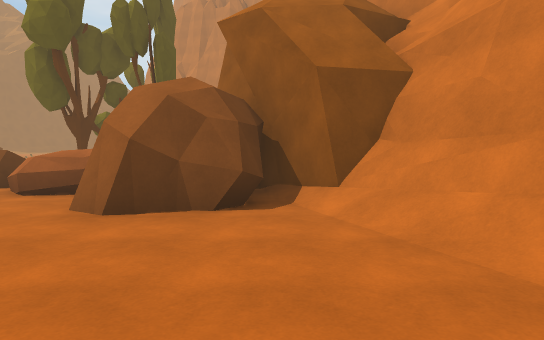
view 1 (above)

22 first-person views from a walk through a scene from a Unity 3-D project. The camera is 1.5 m above the floor, tilts 4° down and sees 70° across. The floor is counted in squares, 2 m on a side. Each view is taken from the middle of a square. On the plan, view 1 faces up. The plan holds only what a view shows up to about 12 squares ahead; the rest is blank. The place goes on beyond the plan. The player is left out. Surface patterns are stand-ins for the level's own textures.

view 2
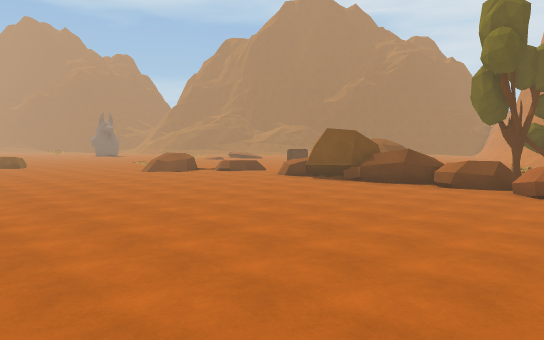

view 3
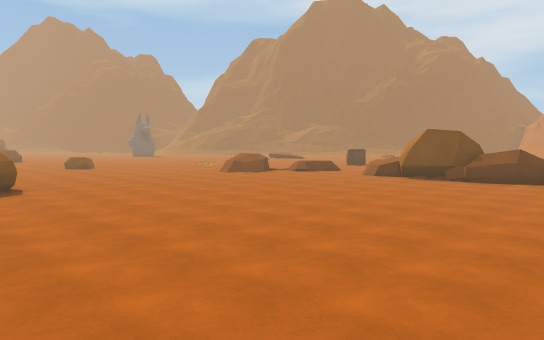

view 4
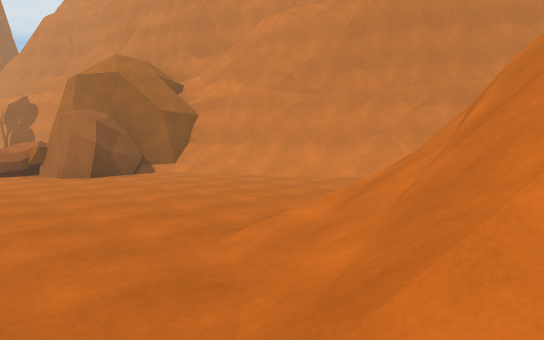

view 5
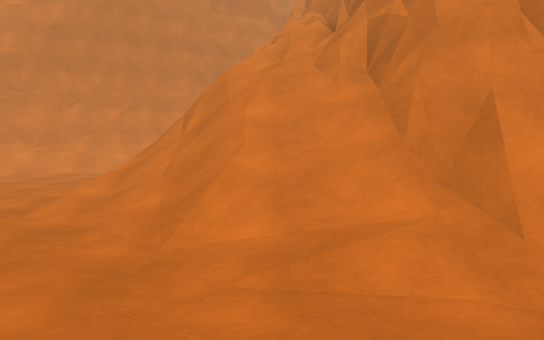

view 6
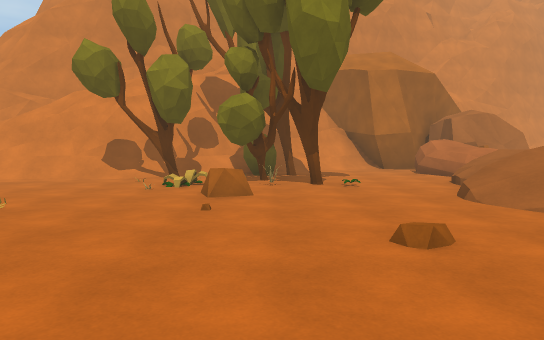

view 7
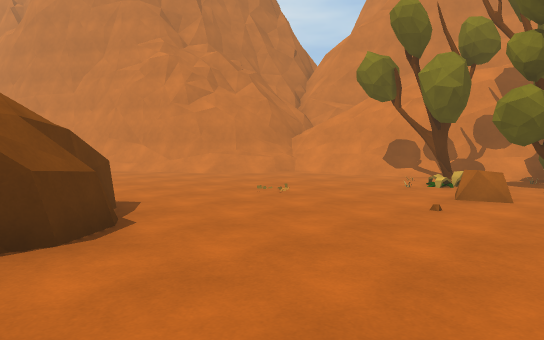

view 8
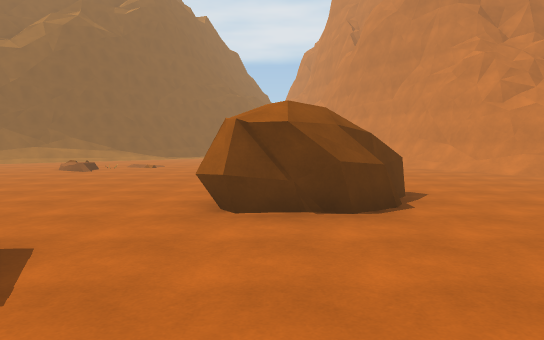

view 9
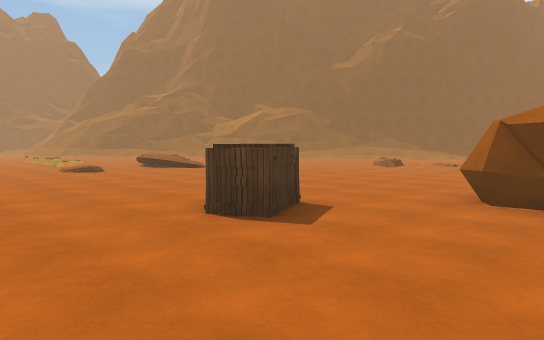

view 10
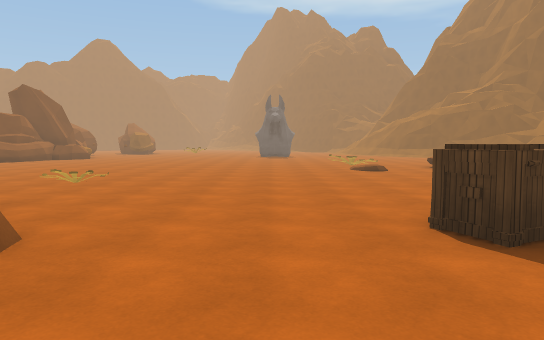

view 11
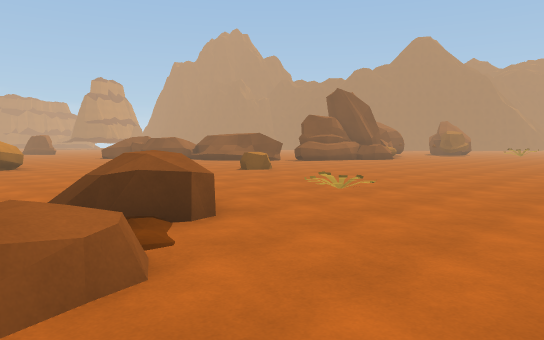

view 12
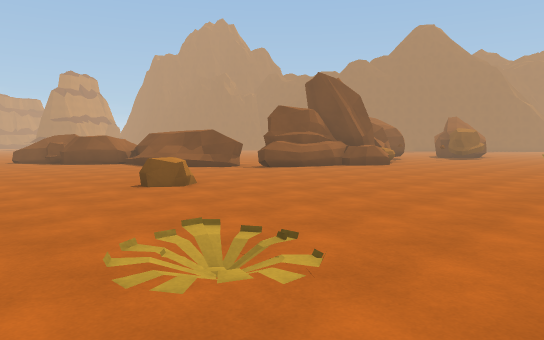

view 13
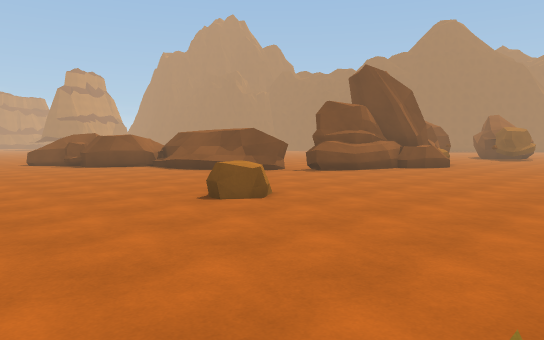

view 14
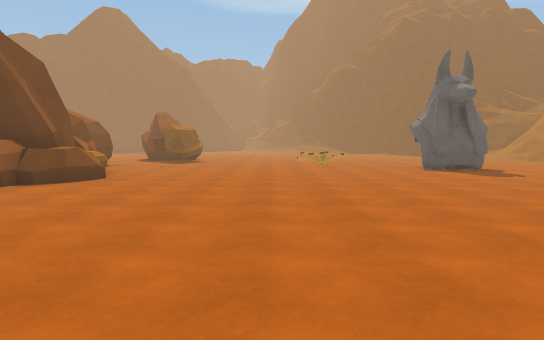

view 15
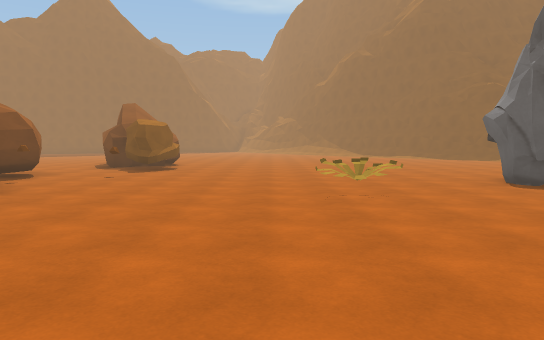

view 16
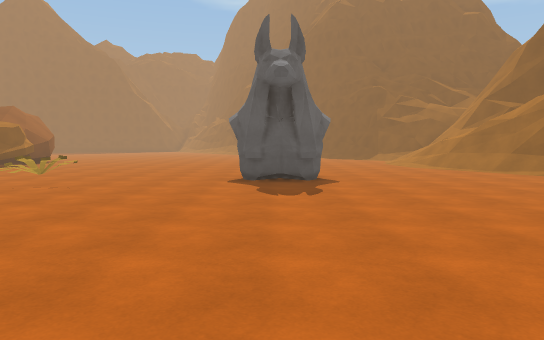

view 17
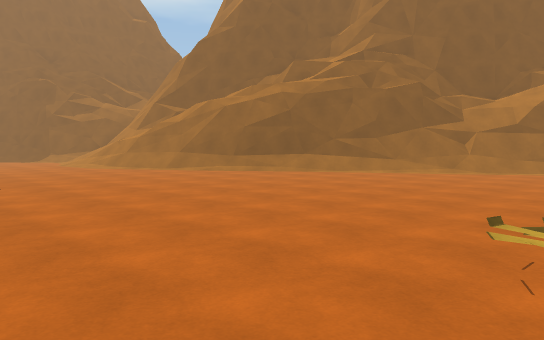

view 18
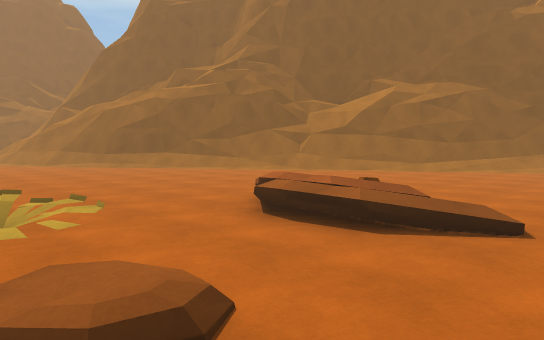

view 19
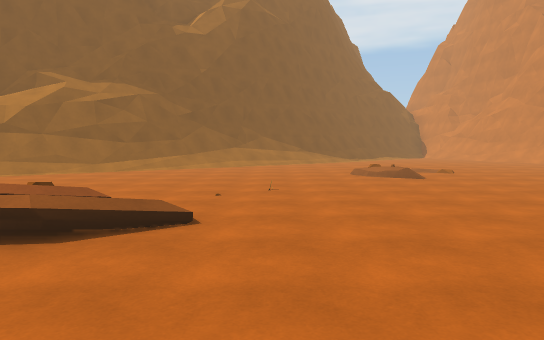

view 20
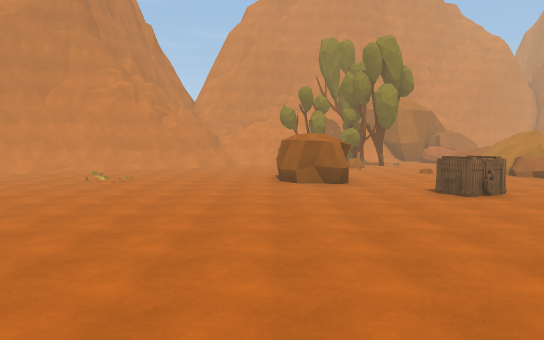

view 21
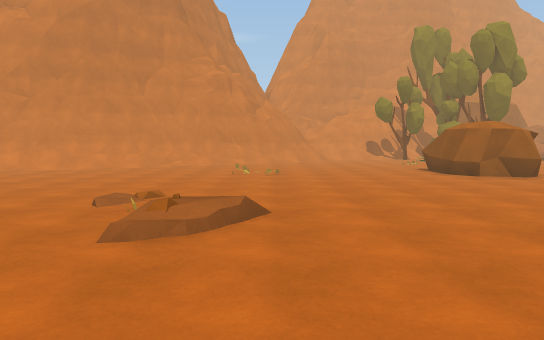

view 22
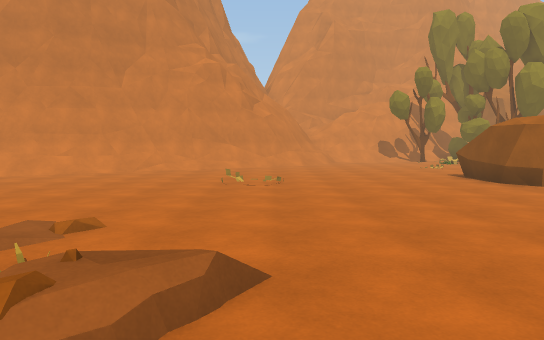

### Floor plan
Key: @ floor where view 1 was taken; # wall or solid block; . main floor; : floor 0.25 m higher than the main floor; / step, stairs or slope; = window, fence, low wall or low ledge; ^ raised ledge; T tree; R rock; P plant; C chest; O other object.
Columns run from 37 left of view 1 to 5 right of it. Each row starts with its distance up from view 1.
 24               ##       ..../##
 23              ##//.........../#
 22             ##/..............##
 21           ###/.............../#
 20         ###/.......:O.........##
 19        ##//..............P..../##
 18      =##/....................../###
 17  #  =#//..... ................../##
 16  ####/.......  ................../#
 15  ===/......... //.........RR...../#
 14  //.........../R/........RR..O..O.#
 13 ........................RRR...OO.T##
 12 ...............//..............OPT##
 11 .............P........CC........TTT #
 10 ....O#..........................TO./##
  9 ....#O............................../#
  8 ............. .............R ///....##
  7  .......................R    //  RRR##
  6 ......................R    ==RR/RRRO##
  5 .......P...........P./    .........#####
  4 .....................    ............./#
  3 ..................... ................/##
  2 ..................... ................./#
  1 RR..............RR.. ................../##
  0  R.O...ORR.......... ................@../#
 -1 #...O#######............................/##
 -2 ...###   RRR........................//   /#
 -3 ..         .#.........RR..........///
 -4             #=..... .RR  ........////=#
 -5              #=....           ..//////===
 -6                ....            ./////==##^^
 -7               RR...             //###^^^

Where each view was taken, in squares from view 1:
view 1: 0 up, 0 right, facing up
view 2: 3 down, 2 left, facing up-left
view 3: 5 down, 4 left, facing up-left
view 4: 5 down, 5 left, facing up-right
view 5: 5 down, 7 left, facing right
view 6: 11 up, 12 left, facing right
view 7: 10 up, 12 left, facing up-right
view 8: 9 up, 12 left, facing up
view 9: 8 up, 11 left, facing up-left
view 10: 9 up, 11 left, facing left
view 11: 9 up, 13 left, facing down-left
view 12: 7 up, 17 left, facing down-left
view 13: 5 up, 17 left, facing down-left
view 14: 4 up, 21 left, facing left
view 15: 4 up, 25 left, facing left
view 16: 9 up, 24 left, facing left
view 17: 9 up, 24 left, facing up-left
view 18: 11 up, 20 left, facing up-left
view 19: 11 up, 20 left, facing up
view 20: 15 up, 22 left, facing right
view 21: 19 up, 21 left, facing right
view 22: 19 up, 19 left, facing right
